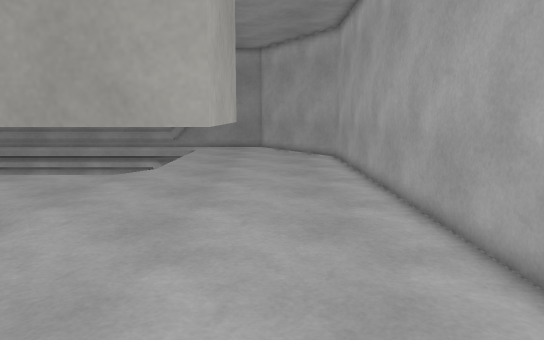
[1] (above)

12 first-person views from a walk through a Unity game level. The camera is 1.2 m above the floor, tilts 8° down and sees 70° across. The floor is counted in squares, 0.45 m on a side. Each view is taken from the middle of a square. On the plan, view 1 faces up. The plan holds only what a view shows up to about 20 squares ahead; the rest is blank. The place goes on beyond the plan. The player is left out. Surface patterns are stand-ins for the level's own textures.

[2]
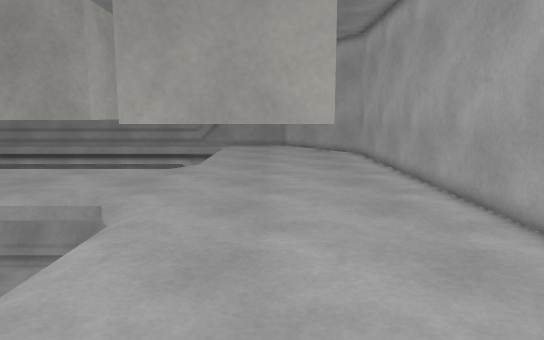

[3]
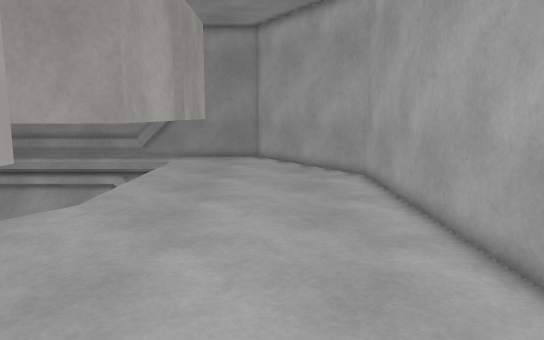

[4]
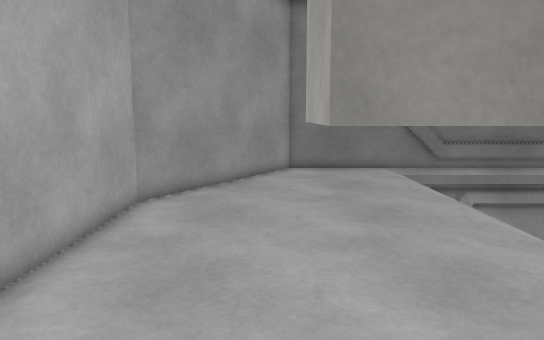

[5]
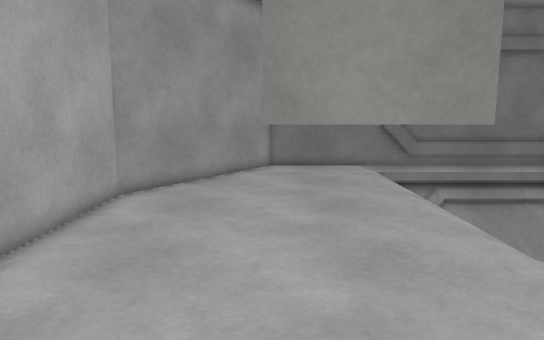

[6]
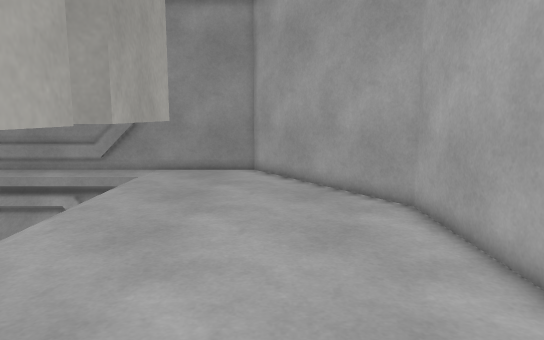

[7]
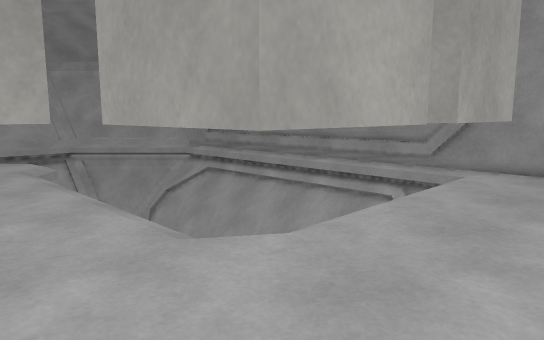

[8]
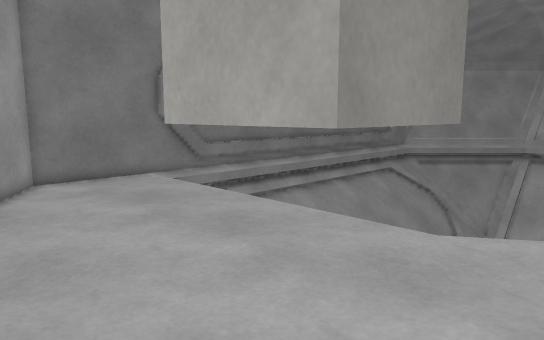

[9]
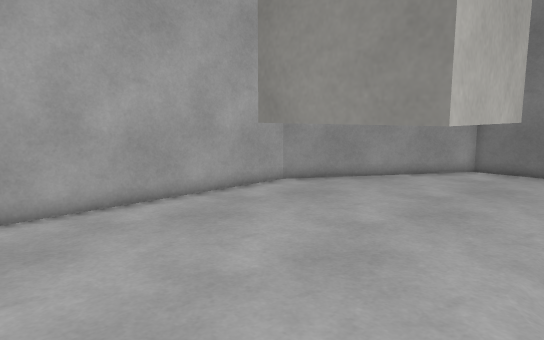

[10]
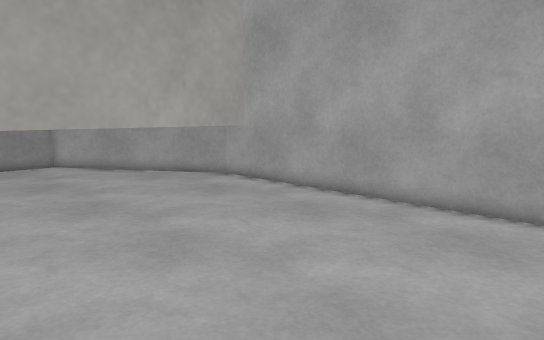

[11]
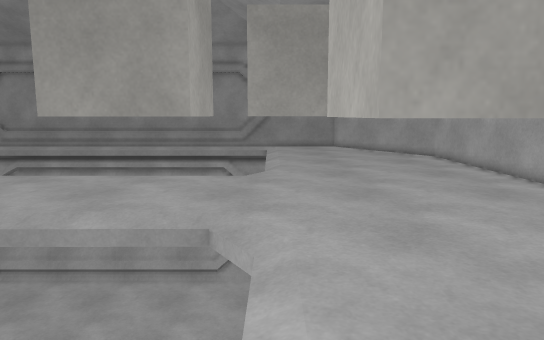

[12]
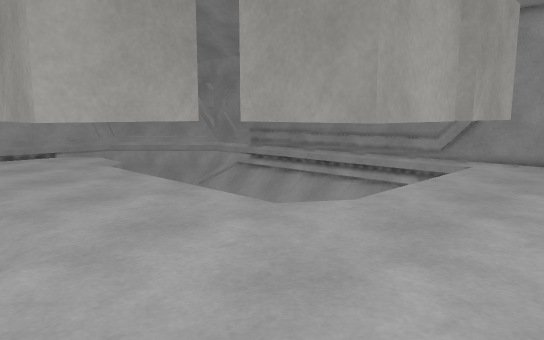

### Floor plan
Key: @ floor where view 1 was taken; # wall or solid block; . floor; = window, fence, low wall or low ledge; v drop or lower ground; C cube.
Columns run from 10 left of view 1 to 4 right of it. Each row starts with its distance up from view 1.
 33 ###########
 32 vvvv......#
 31     ......##
 30     .......##
 29     ........#
 28     ........##
 27     .........##
 26     ..........#
 25        C......#
 24        C......#
 23        C......#
 22        C......#
 21       CC......#
 20 vvv    C......#
 19 vvv    C......#
 18 vvv    C......#
 17  ..    C......#
 16  ..CCCCC......#
 15   C...........#
 14   C...........#
 13   C...........#
 12   C...........#
 11 CCC...........#
 10 vvv...........#
  9    v.CCCCC....#
  8     .C   C....#
  7     .C   C....#
  6     .C   C....#
  5     .CCCCC....#
  4     ..........#
  3     ..........#
  2     .........##
  1     .........#
  0     ......@.##
 -1     .......##
 -2     .......#
 -3 vv  ......##
 -4 ==##.....##
 -5 ##########

Positions as (right, up) in squares from view 1, and headings:
1: (0, 0), facing up
2: (-2, -2), facing up
3: (0, 8), facing up
4: (0, 15), facing down
5: (-1, 16), facing down
6: (0, 14), facing up
7: (0, 13), facing up-left
8: (3, 12), facing down-left
9: (-7, 15), facing down-right
10: (-7, 11), facing up-right
11: (-6, 1), facing up
12: (1, 9), facing up-left
